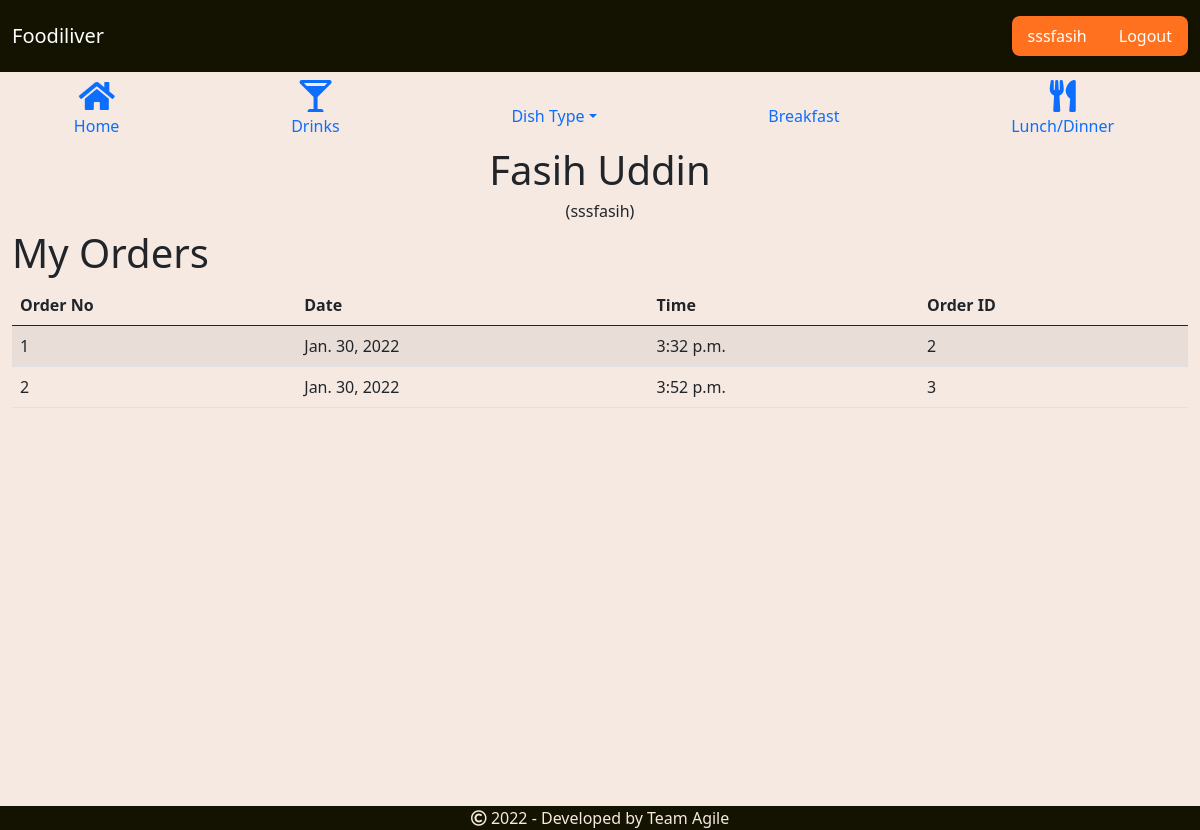
/view_profile (signed in), run on the app's committed database.
### order/models.py (models this page shows)
class User(AbstractUser):
    Tray_Items = models.ManyToManyField(Dish)

class Order(models.Model):
    Dishes = models.ManyToManyField(Dish,related_name='Ordered_In')
    Bill = models.JSONField(encoder=json.JSONEncoder,default=dict)
    Date = models.DateField(auto_now_add=True)
    Time = models.TimeField(auto_now_add=True)
    Order_By = models.ForeignKey(User,on_delete=models.CASCADE)

### order/views.py (the view)
# urls.py: path('view_profile', views.view_profile, name='view_profile'),
@login_required
def view_profile(request):
    id = request.user.id
    requested_user = User.objects.get(pk=id)
    orders = Order.objects.filter(Order_By=request.user)
    return render(request, 'order/view_profile.html', {'orders': orders})

### order/templates/order/view_profile.html (shortened to what this page needs)
{% extends 'order/layout.html' %}
{% load static %}
{% block main %}
    <section id="recipes" class="container">
    <div class="container">
        <div class="text-center">
            <h1>{{ user.first_name }}</h1>
            <h6>({{ user.username }})</h6>
        </div>
    </div>
    </section>
    <section class="container-fluid">
    <h1>My Orders</h1>
    <table id="all_jobs" class="table table-striped table-hover" style="width:100%">
       <thead><tr><th>Order No</th><th>Date</th><th>Time</th><th>Order ID</th></tr></thead>
        <tbody>
        {% for order in orders %}
        <tr>
        <td>{{ forloop.counter }}</td>
        <td>{{ order.Date }}</td>
        <td>{{ order.Time }}</td>
        <td>{{ order.id }}</td>
        </tr>
        {% endfor %}
        </tbody>
    </table>
    </section>
{% endblock %}

### order/templates/order/layout.html (shortened to what this page needs)
{% load static %}
<!doctype html>
<html lang="en">
<head>
    <link href="https://cdn.jsdelivr.net/npm/bootstrap@5.0.0-beta3/dist/css/bootstrap.min.css" rel="stylesheet"
>
    <link href="https://maxcdn.bootstrapcdn.com/font-awesome/4.2.0/css/font-awesome.min.css" rel="stylesheet"/>
    <link rel="stylesheet" href="https://pro.fontawesome.com/releases/v5.10.0/css/all.css"
/>
    <link rel="stylesheet" href="{% static 'order/css/styles.css' %}">
</head>
<body>
<header class="navbar navbar-expand-lg navbar-dark">
    <div class="container-fluid my-2">
        <a class="navbar-brand h1 mb-0" href="{% url 'index' %}">Foodiliver</a>
        <div class="" id="navbarSupportedContent">
            <div class="d-flex">
                {% if user.is_authenticated %}
                    <div class="d-flex accounts">
                        <a href="{% url 'view_profile' %}" class="nav-link">{{ user.username }}</a>
                        <a href="{% url 'logout' %}" class="nav-link">Logout</a>
                    </div>
                {% else %}
                    <div class="d-flex accounts">
                        <a href="{% url 'login' %}" class="nav-link">Login</a>
                        <a href="{% url 'signup' %}" class="nav-link">Sign up</a>
                    </div>
                {% endif %}
            </div>
        </div>
    </div>
</header>
<nav class="row">
    <ul class="nav nav-pills nav-fill">
        {% with url_name=request.resolver_match.url_name %}
            <li class="nav-item {% if url_name == 'index' %}active{% endif %}">
                <a class="nav-link" href="{% url 'index' %}"><i class="fas fa-home fa-2x"></i><span
                        class="d-none d-md-block">Home</span></a>
            </li>
            {% url 'category' 'drinks' as drinks_url %}
            <li class="nav-item {% if request.path == drinks_url %}active{% endif %}">
                <a class="nav-link" href="{{ drinks_url }}"><i class="fas fa-glass-martini-alt fa-2x"></i><span
                        class="d-none d-md-block">Drinks</span></a>
            </li>
            {% url 'category' 'pizzas' as pizzas_url %}
            {% url 'category' 'cakes' as cakes_url %}
            {% url 'category' 'parathas' as parathas_url %}
            {% url 'category' 'kababs' as kababs_url %}
            {% url 'category' 'burgers and sandwiches' as bandg_url %}
            {% url 'category' 'salads' as salads_url %}
            {% url 'category' 'breads' as breads_url %}
            {% url 'category' 'kids menu' as kids_url %}
            {% url 'category' 'desserts' as desserts_url %}
            <li class="nav-item dropdown">
                <a class="nav-link dropdown-toggle" href="#" data-bs-toggle="dropdown" aria-expanded="true"></br><span class="d-none d-md-inline">Dish Type</span></a>
            </li>
            {% url 'category' 'breakfast' as breakfast_url %}
            <li class="nav-item {% if request.path == breakfast_url %}active{% endif %}">
                <a class="nav-link" href="{{ breakfast_url }}"><span
                        class="d-none d-md-block">Breakfast</span></a>
            </li>
            {% url 'category' 'lunch' as lunch_url %}
            <li class="nav-item {% if request.path == lunch_url %}active{% endif %}">
                <a class="nav-link" href="{{ lunch_url }}"><i class="fas fa-utensils fa-2x"></i><span
                        class="d-none d-md-block">Lunch/Dinner</span></a>
            </li>
        {% endwith %}
    </ul>
</nav>
<main>
    {% block main %}
    {% endblock %}
</main>
<footer>
    <div class="footer">
        <p class="text-center"><i class="far fa-copyright"></i> 2022 - Developed by <a
                href="https://github.com/sssfasih/Foodiliver/">Team Agile</a></p>
    </div>
</footer>
</body>
</html>

### order/static/order/css/styles.css (style rules this page uses)
body { background-color: #F5E9E2; }
header { background-color: #141301; }
nav a { color: #141301; }
div.accounts { background-color: #FF711F; border-radius: 8px; }
.active > a, .accounts > a { text-decoration: none; color: #FFFFFF; }
main { min-height: 80vh; }
footer { background-color: #141301; color: #F5E9E2; position: relative; bottom: -20px; }
footer a { text-decoration: none; color: #F5E9E2; }

### data on the page
User: username "sssfasih", first_name "Fasih Uddin"
Order: Date "Jan. 30, 2022", Time "3:32 p.m.", id "2"
Order: Date "Jan. 30, 2022", Time "3:52 p.m.", id "3"
